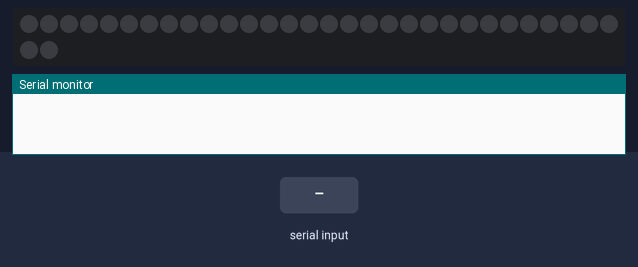
A sketch run on a simulated Arduino Uno, built with avr-gcc and run on an emulated ATmega328P. On the bench: 32 RGB LEDs in strip order, left to right, continuing on the next row, the last lines printed to the serial monitor. The test bench sets the inputs (shaded band). Dim RGB values are drawn brighter than linear.

Above: at 1.2 s.
1.3 s: "1" received over Serial
At 1.6 s:
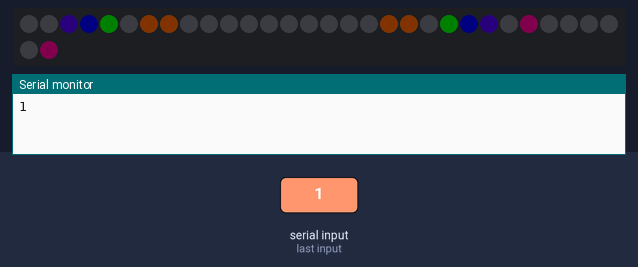
2.8 s: "2" received over Serial
At 3.9 s:
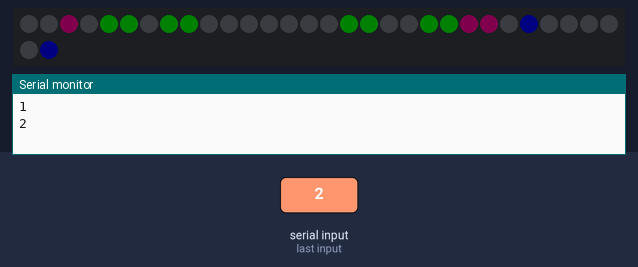
4.3 s: "3" received over Serial
At 5.0 s:
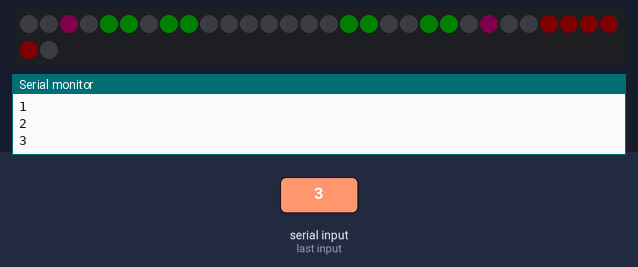
5.8 s: "5" received over Serial
At 6.2 s:
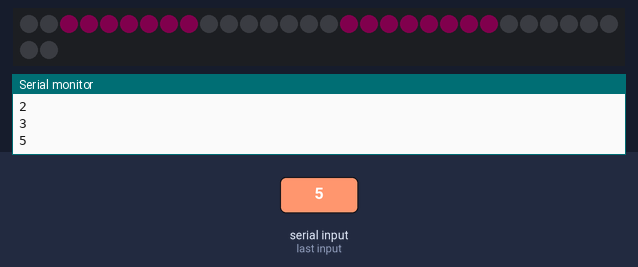
Timing chart, 0 to 8.3 s (numbered marks = the images above; inputs shaded):
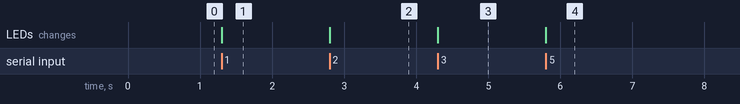

The sketch:

sketch_feb23a.ino
```cpp
#include <FastLED.h>
#define DATA_PIN 4
#define CLK_PIN 3
#define LED_TYPE SK9822
#define COLOR_ORDER BGR
#define NUM_LEDS 32
#define BRIGHTNESS 5
CRGB leds[NUM_LEDS];

// the setup function runs once when you press reset or power the board
void setup() {
  Serial.begin(115200);

  FastLED.addLeds<LED_TYPE, DATA_PIN, CLK_PIN, COLOR_ORDER>(leds, NUM_LEDS);
  FastLED.setBrightness(BRIGHTNESS);
  FastLED.clear();
  FastLED.show();
}

// the loop function runs over and over again forever
void loop() {


  // for (int i = 0; i < NUM_LEDS; i++) {
  //   leds[i] = CRGB(255, 255, 0);
  //   leds[NUM_LEDS-i] = CRGB(255, 255, 0);
  //   FastLED.show();
  //   delay(500);
  // }
  // 01 ~ 03
  // leds[14] = CRGB(255, 0, 0);
  // leds[13] = CRGB(255, 0, 0);
  // leds[12] = CRGB(255, 0, 0);
  // leds[11] = CRGB(255, 0, 0);
  // leds[10] = CRGB(255, 0, 0);

  // // 4
  // leds[15] = CRGB(255, 0, 0);

  // // 5
  // leds[9] = CRGB(255, 0, 0);

  // // 6
  // leds[16] = CRGB(255, 127, 0);

  // // 7
  // leds[8] = CRGB(255, 127, 0);

  // // 8
  // leds[17] = CRGB(255, 127, 0);

  // // 9
  // leds[7] = CRGB(255, 255, 0);

  // // 9
  // leds[18] = CRGB(255, 255, 0);

  // // 10
  // leds[6] = CRGB(255, 255, 0);

  // // 11
  // leds[19] = CRGB(0, 255, 0);

  // // 12
  // leds[5] = CRGB(0, 255, 0);

  // // 1
  // leds[20] = CRGB(0, 255, 0);

  // // 2
  // leds[4] = CRGB(0, 0, 255);

  // // 3
  // leds[21] = CRGB(0, 0, 255);

  // // 4
  // leds[3] = CRGB(0, 0, 255);

  // // 5
  // leds[22] = CRGB(75, 0, 130);

  // // 6
  // leds[2] = CRGB(75, 0, 130);

  // // 7
  // leds[23] = CRGB(75, 0, 130);

  // // 8
  // leds[1] = CRGB(148, 0, 211);

  // // 9
  // leds[24] = CRGB(148, 0, 211);

  // // 10
  // leds[31] = CRGB(148, 0, 211);

  // // 11 ~ 01
  // leds[30] = CRGB(255, 20, 147);
  // leds[29] = CRGB(255, 20, 147);
  // leds[28] = CRGB(255, 20, 147);
  // leds[27] = CRGB(255, 20, 147);
  // leds[26] = CRGB(255, 20, 147);
  // leds[25] = CRGB(255, 20, 147);


  FastLED.show();

  if (Serial.available() > 0) {
    char received = Serial.read(); // Read the incoming data
    Serial.println(received);

    if (received == '1') {
      // 01 ~ 02
      leds[14] = CRGB(0, 0, 0);
      leds[13] = CRGB(0, 0, 0);
      leds[12] = CRGB(0, 0, 0);
      leds[11] = CRGB(0, 0, 0);
      leds[10] = CRGB(0, 0, 0);

      // 3
      leds[15] = CRGB(0, 0, 0);

      // 4
      leds[9] = CRGB(0, 0, 0);

      // 5
      leds[16] = CRGB(0, 0, 0);

      // 6
      leds[8] = CRGB(0, 0, 0);

      // 7
      leds[17] = CRGB(0, 0, 0);

      // 8
      leds[7] = CRGB(255, 127, 0);

      // 9
      leds[18] = CRGB(255, 127, 0);

      // 10
      leds[6] = CRGB(255, 127, 0);

      // 11
      leds[19] = CRGB(255, 127, 0);

      // 12
      leds[5] = CRGB(0, 0, 0);

      // 1
      leds[20] = CRGB(0, 0, 0);

      // 2
      leds[4] = CRGB(0, 255, 0);

      // 3
      leds[21] = CRGB(0, 255, 0);

      // 4
      leds[3] = CRGB(0, 0, 255);

      // 5
      leds[22] = CRGB(0, 0, 255);

      // 6
      leds[2] = CRGB(75, 0, 130);

      // 7
      leds[23] = CRGB(75, 0, 130);

      // 8
      leds[1] = CRGB(0, 0, 0);

      // 9
      leds[24] = CRGB(0, 0, 0);

      // 10
      leds[31] = CRGB(255, 20, 147);

      // 11 ~ 01
      leds[30] = CRGB(0, 0, 0);
      leds[29] = CRGB(0, 0, 0);
      leds[28] = CRGB(0, 0, 0);
      leds[27] = CRGB(0, 0, 0);
      leds[26] = CRGB(0, 0, 0);
      leds[25] = CRGB(255, 20, 147);
    }

    if (received == '2') {
      // 01 ~ 02
      leds[14] = CRGB(0, 0, 0);
      leds[13] = CRGB(0, 0, 0);
      leds[12] = CRGB(0, 0, 0);
      leds[11] = CRGB(0, 0, 0);
      leds[10] = CRGB(0, 0, 0);

      // 3
      leds[15] = CRGB(0, 0, 0);

      // 4
      leds[9] = CRGB(0, 0, 0);

      // 5
      leds[16] = CRGB(0, 255, 0);

      // 6
      leds[8] = CRGB(0, 255, 0);

      // 7
      leds[17] = CRGB(0, 255, 0);

      // 8
      leds[7] = CRGB(0, 255, 0);

      // 9
      leds[18] = CRGB(0, 0, 0);

      // 10
      leds[6] = CRGB(0, 0, 0);

      // 11
      leds[19] = CRGB(0, 0, 0);

      // 12
      leds[5] = CRGB(0, 255, 0);

      // 1
      leds[20] = CRGB(0, 255, 0);

      // 2
      leds[4] = CRGB(0, 255, 0);

      // 3
      leds[21] = CRGB(0, 255, 0);

      // 4
      leds[3] = CRGB(0, 0, 0);

      // 5
      leds[22] = CRGB(255, 20, 147);

      // 6
      leds[2] = CRGB(255, 20, 147);

      // 7
      leds[23] = CRGB(255, 20, 147);

      // 8
      leds[1] = CRGB(0, 0, 0);

      // 9
      leds[24] = CRGB(0, 0, 0);

      // 10
      leds[31] = CRGB(0, 0, 255);

      // 11 ~ 01
      leds[30] = CRGB(0, 0, 0);
      leds[29] = CRGB(0, 0, 0);
      leds[28] = CRGB(0, 0, 0);
      leds[27] = CRGB(0, 0, 0);
      leds[26] = CRGB(0, 0, 0);
      leds[25] = CRGB(0, 0, 255);
    }

    if (received == '3') {
        leds[14] = CRGB(0, 0, 0);
        leds[13] = CRGB(0, 0, 0);
        leds[12] = CRGB(0, 0, 0);
        leds[11] = CRGB(0, 0, 0);
        leds[10] = CRGB(0, 0, 0);

        // 3
        leds[15] = CRGB(0, 0, 0);

        // 4
        leds[9] = CRGB(0, 0, 0);

        // 5
        leds[16] = CRGB(0, 255, 0);

        // 6
        leds[8] = CRGB(0, 255, 0);

        // 7
        leds[17] = CRGB(0, 255, 0);

        // 8
        leds[7] = CRGB(0, 255, 0);

        // 9
        leds[18] = CRGB(0, 0, 0);

        // 10
        leds[6] = CRGB(0, 0, 0);

        // 11
        leds[19] = CRGB(0, 0, 0);

        // 12
        leds[5] = CRGB(0, 255, 0);

        // 1
        leds[20] = CRGB(0, 255, 0);

        // 2
        leds[4] = CRGB(0, 255, 0);

        // 3
        leds[21] = CRGB(0, 255, 0);

        // 4
        leds[3] = CRGB(0, 0, 0);

        // 5
        leds[22] = CRGB(0, 0, 0);

        // 6
        leds[2] = CRGB(255, 20, 147);

        // 7
        leds[23] = CRGB(255, 20, 147);

        // 8
        leds[1] = CRGB(0, 0, 0);

        // 9
        leds[24] = CRGB(0, 0, 0);

        // 10
        leds[31] = CRGB(0, 0, 0);

        // 11 ~ 01
        leds[30] = CRGB(255, 0, 0);
        leds[29] = CRGB(255, 0, 0);
        leds[28] = CRGB(255, 0, 0);
        leds[27] = CRGB(255, 0, 0);
        leds[26] = CRGB(255, 0, 0);
        leds[25] = CRGB(0, 0, 0);
    }

    if (received == '4') {
      leds[14] = CRGB(255, 0, 0);
        leds[13] = CRGB(255, 0, 0);
        leds[12] = CRGB(255, 0, 0);
        leds[11] = CRGB(255, 0, 0);
        leds[10] = CRGB(255, 0, 0);

        // 3
        leds[15] = CRGB(0, 0, 0);

        // 4
        leds[9] = CRGB(0, 0, 0);

        // 5
        leds[16] = CRGB(0, 255, 0);

        // 6
        leds[8] = CRGB(0, 255, 0);

        // 7
        leds[17] = CRGB(0, 255, 0);

        // 8
        leds[7] = CRGB(0, 255, 0);

        // 9
        leds[18] = CRGB(0, 0, 0);

        // 10
        leds[6] = CRGB(0, 0, 0);

        // 11
        leds[19] = CRGB(0, 0, 0);

        // 12
      leds[5] = CRGB(0, 255, 0);

      // 1
      leds[20] = CRGB(0, 255, 0);

      // 2
      leds[4] = CRGB(0, 255, 0);

      // 3
      leds[21] = CRGB(0, 255, 0);

      // 4
      leds[3] = CRGB(0, 0, 0);

      // 5
      leds[22] = CRGB(255, 20, 147);

      // 6
      leds[2] = CRGB(255, 20, 147);

      // 7
      leds[23] = CRGB(255, 20, 147);

        // 8
        leds[1] = CRGB(0, 0, 0);

        // 9
        leds[24] = CRGB(0, 0, 0);

        // 10
        leds[31] = CRGB(0, 0, 0);

        // 11 ~ 01
        leds[30] = CRGB(0, 0, 0);
        leds[29] = CRGB(0, 0, 0);
        leds[28] = CRGB(0, 0, 0);
        leds[27] = CRGB(0, 0, 0);
        leds[26] = CRGB(0, 0, 0);
        leds[25] = CRGB(0, 0, 0);
    }

    if (received == '5') {
      leds[14] = CRGB(0, 0, 0);
        leds[13] = CRGB(0, 0, 0);
        leds[12] = CRGB(0, 0, 0);
        leds[11] = CRGB(0, 0, 0);
        leds[10] = CRGB(0, 0, 0);

        // 3
        leds[15] = CRGB(0, 0, 0);

        // 4
        leds[9] = CRGB(0, 0, 0);

        // 5
        leds[16] = CRGB(255, 20, 147);

        // 6
        leds[8] = CRGB(255, 20, 147);

        // 7
        leds[17] = CRGB(255, 20, 147);

        // 8
        leds[7] = CRGB(255, 20, 147);

        // 9
        leds[18] = CRGB(255, 20, 147);

        // 10
        leds[6] = CRGB(255, 20, 147);

        // 11
        leds[19] = CRGB(255, 20, 147);

        // 12
      leds[5] = CRGB(255, 20, 147);

      // 1
      leds[20] = CRGB(255, 20, 147);

      // 2
      leds[4] = CRGB(255, 20, 147);

      // 3
      leds[21] = CRGB(255, 20, 147);

      // 4
      leds[3] = CRGB(255, 20, 147);

      // 5
      leds[22] = CRGB(255, 20, 147);

      // 6
      leds[2] = CRGB(255, 20, 147);

      // 7
      leds[23] = CRGB(255, 20, 147);

        // 8
        leds[1] = CRGB(0, 0, 0);

        // 9
        leds[24] = CRGB(0, 0, 0);

        // 10
        leds[31] = CRGB(0, 0, 0);

        // 11 ~ 01
        leds[30] = CRGB(0, 0, 0);
        leds[29] = CRGB(0, 0, 0);
        leds[28] = CRGB(0, 0, 0);
        leds[27] = CRGB(0, 0, 0);
        leds[26] = CRGB(0, 0, 0);
        leds[25] = CRGB(0, 0, 0);
    }

    if (received == 'X') {
      FastLED.clear();
    }
    FastLED.show();
  }

}
```

Measured:
- after the input at 1.3 s, the LEDs: change at once (image 1)
- after the input at 2.8 s, the LEDs: change at once (image 2)
- after the input at 4.3 s, the LEDs: change at once (image 3)
- after the input at 5.8 s, the LEDs: change at once (image 4)
